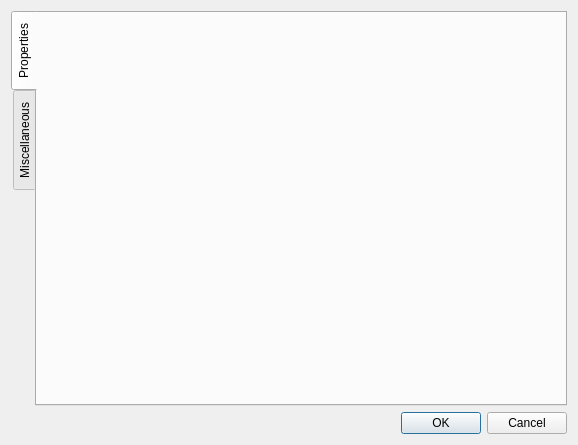
<?xml version="1.0" encoding="UTF-8"?>
<ui version="4.0">
 <class>ProjectPropertiesDialog</class>
 <widget class="QDialog" name="ProjectPropertiesDialog">
  <property name="geometry">
   <rect>
    <x>0</x>
    <y>0</y>
    <width>578</width>
    <height>445</height>
   </rect>
  </property>
  <property name="windowTitle">
   <string>Dialog</string>
  </property>
  <layout class="QGridLayout" name="gridLayout">
   <item row="0" column="0">
    <widget class="QTabWidget" name="qtw_tabs">
     <property name="tabPosition">
      <enum>QTabWidget::West</enum>
     </property>
     <property name="currentIndex">
      <number>0</number>
     </property>
     <widget class="QWidget" name="tab_properties">
      <attribute name="title">
       <string>Properties</string>
      </attribute>
      <layout class="QVBoxLayout" name="verticalLayout">
       <item>
        <layout class="QFormLayout" name="qfl_properties"/>
       </item>
      </layout>
     </widget>
     <widget class="QWidget" name="tab_misc">
      <attribute name="title">
       <string>Miscellaneous</string>
      </attribute>
     </widget>
    </widget>
   </item>
   <item row="1" column="0">
    <layout class="QHBoxLayout" name="horizontalLayout">
     <item>
      <widget class="QLabel" name="ql_validation_err">
       <property name="styleSheet">
        <string notr="true">QLabel { color: red; }</string>
       </property>
       <property name="text">
        <string/>
       </property>
      </widget>
     </item>
     <item>
      <widget class="QDialogButtonBox" name="qdbb_dialog_btns">
       <property name="orientation">
        <enum>Qt::Horizontal</enum>
       </property>
       <property name="standardButtons">
        <set>QDialogButtonBox::Cancel|QDialogButtonBox::Ok</set>
       </property>
      </widget>
     </item>
    </layout>
   </item>
  </layout>
 </widget>
 <resources/>
 <connections>
  <connection>
   <sender>qdbb_dialog_btns</sender>
   <signal>accepted()</signal>
   <receiver>ProjectPropertiesDialog</receiver>
   <slot>accept()</slot>
   <hints>
    <hint type="sourcelabel">
     <x>248</x>
     <y>254</y>
    </hint>
    <hint type="destinationlabel">
     <x>157</x>
     <y>274</y>
    </hint>
   </hints>
  </connection>
  <connection>
   <sender>qdbb_dialog_btns</sender>
   <signal>rejected()</signal>
   <receiver>ProjectPropertiesDialog</receiver>
   <slot>reject()</slot>
   <hints>
    <hint type="sourcelabel">
     <x>316</x>
     <y>260</y>
    </hint>
    <hint type="destinationlabel">
     <x>286</x>
     <y>274</y>
    </hint>
   </hints>
  </connection>
 </connections>
</ui>
